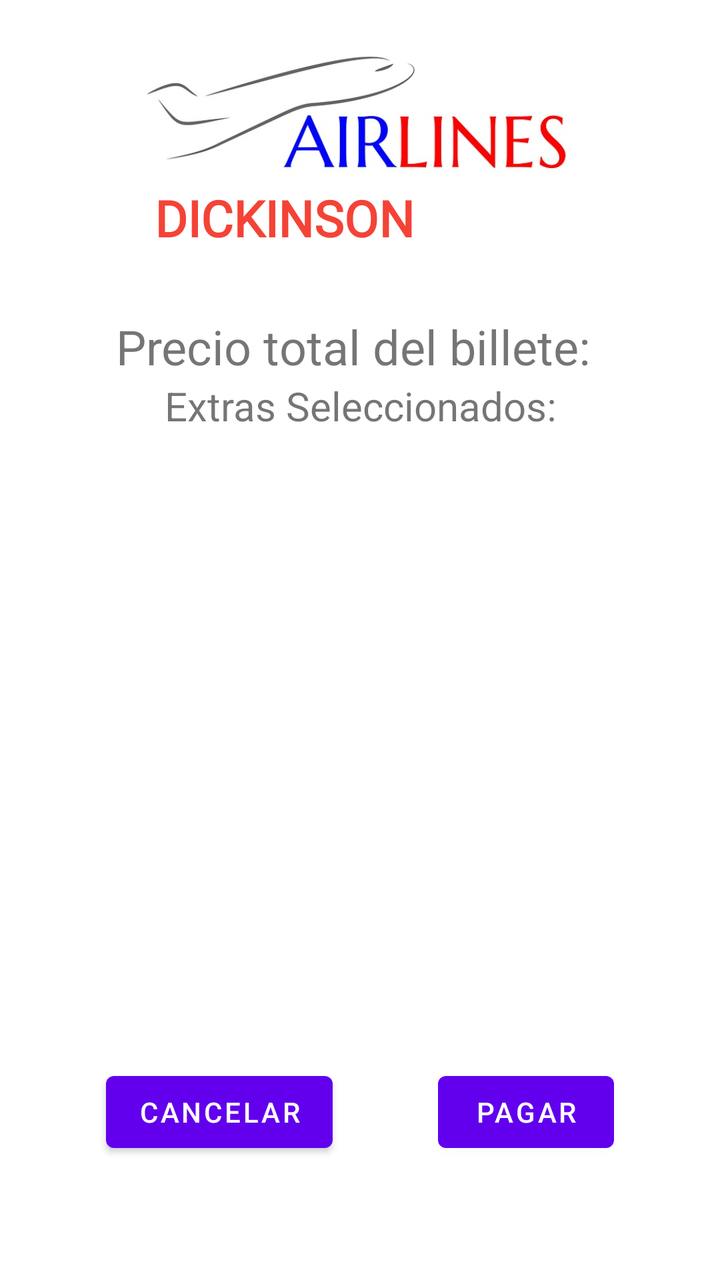
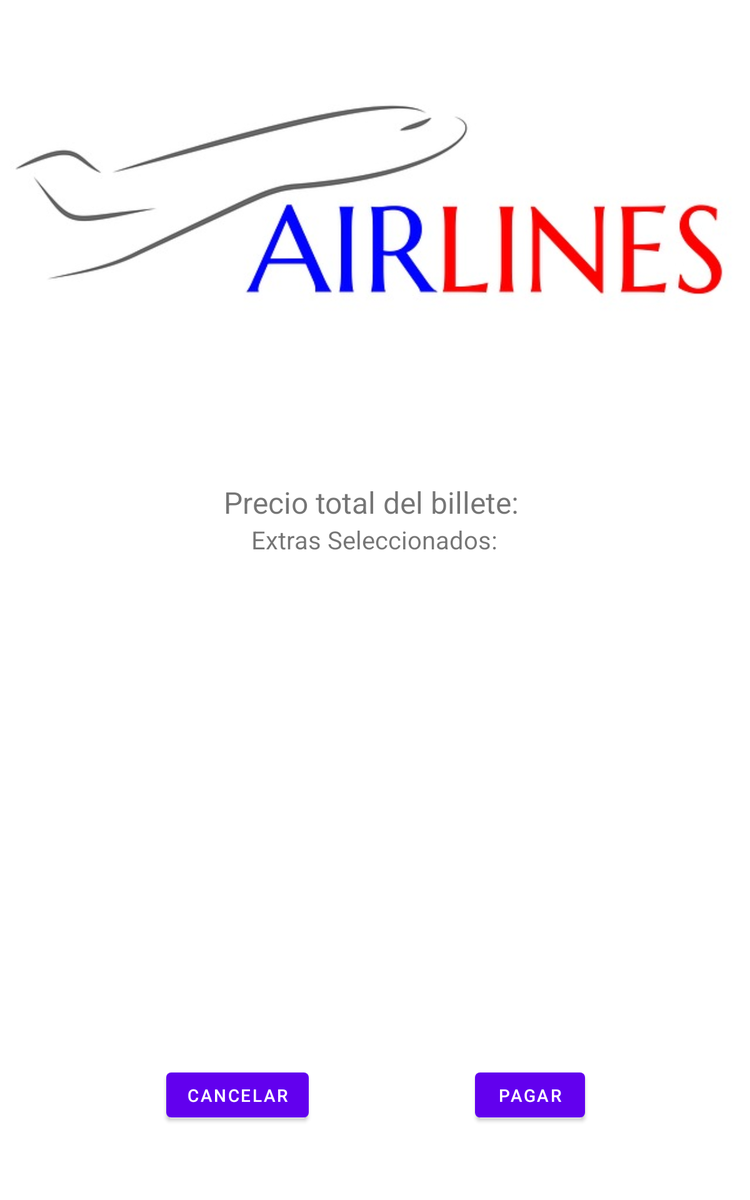

First picture: res/layout/ on a phone held upright. Second picture: the repository's own variant of that layout, on a device whose configuration matches the variant's folder. Source for both follows.
<!-- AndroidManifest.xml: application theme Theme.Aerolínea -->
<!-- res/layout/fragment_second.xml -->
<?xml version="1.0" encoding="utf-8"?>
<androidx.constraintlayout.widget.ConstraintLayout xmlns:android="http://schemas.android.com/apk/res/android"
    xmlns:app="http://schemas.android.com/apk/res-auto"
    xmlns:tools="http://schemas.android.com/tools"
    android:layout_width="match_parent"
    android:layout_height="match_parent"
    tools:context=".SecondActivity">

    <ImageView
        android:id="@+id/ivLogo2"
        android:layout_width="0dp"
        android:layout_height="125dp"
        app:layout_constraintEnd_toEndOf="parent"
        app:layout_constraintHorizontal_bias="0.0"
        app:layout_constraintStart_toStartOf="parent"
        app:layout_constraintTop_toTopOf="parent"
        app:srcCompat="@drawable/airline_256072_640" />

    <TextView
        android:id="@+id/tvTitle2"
        android:layout_width="155dp"
        android:layout_height="33dp"
        android:layout_marginTop="92dp"
        android:fontFamily="@font/adamina"
        android:text="DICKINSON"
        android:textColor="#F44336"
        android:textSize="25dp"
        android:textStyle="bold"
        app:layout_constraintEnd_toEndOf="parent"
        app:layout_constraintHorizontal_bias="0.378"
        app:layout_constraintStart_toStartOf="parent"
        app:layout_constraintTop_toTopOf="parent" />

    <TextView
        android:id="@+id/tvTotalPrice"
        android:layout_width="wrap_content"
        android:layout_height="wrap_content"
        android:layout_marginTop="32dp"
        android:text="Precio total del billete: "
        android:textAlignment="center"
        android:textSize="24sp"
        app:layout_constraintBottom_toBottomOf="parent"
        app:layout_constraintEnd_toEndOf="parent"
        app:layout_constraintHorizontal_bias="0.497"
        app:layout_constraintStart_toStartOf="parent"
        app:layout_constraintTop_toBottomOf="@+id/ivLogo2"
        app:layout_constraintVertical_bias="0.0" />

    <TextView
        android:id="@+id/tvExtrasSecond"
        android:layout_width="wrap_content"
        android:layout_height="wrap_content"
        android:text="Extras Seleccionados:"
        android:textAlignment="center"
        android:textSize="20sp"
        app:layout_constraintEnd_toEndOf="parent"
        app:layout_constraintStart_toStartOf="parent"
        app:layout_constraintTop_toBottomOf="@+id/tvTotalPrice" />

    <Button
        android:id="@+id/btContinue"
        android:layout_width="wrap_content"
        android:layout_height="wrap_content"
        android:layout_marginBottom="60dp"
        android:text="Pagar"
        app:layout_constraintBottom_toBottomOf="parent"
        app:layout_constraintEnd_toEndOf="parent"
        app:layout_constraintHorizontal_bias="0.5"
        app:layout_constraintStart_toEndOf="@+id/btCancelar" />

    <Button
        android:id="@+id/btCancelar"
        android:layout_width="wrap_content"
        android:layout_height="wrap_content"
        android:layout_marginBottom="60dp"
        android:text="Cancelar"
        app:layout_constraintBottom_toBottomOf="parent"
        app:layout_constraintEnd_toStartOf="@+id/btContinue"
        app:layout_constraintHorizontal_bias="0.5"
        app:layout_constraintStart_toStartOf="parent" />

</androidx.constraintlayout.widget.ConstraintLayout>
<!-- resources referenced by this layout -->
<resources>
  <!-- drawable airline_256072_640: jpg bitmap (drawable, 21236 bytes) -->
  <style name="Theme.Aerolínea" parent="Theme.MaterialComponents.DayNight.NoActionBar">
          
          <item name="colorPrimary">@color/purple_500</item>
          <item name="colorPrimaryVariant">@color/purple_700</item>
          <item name="colorOnPrimary">@color/white</item>
          
          <item name="colorSecondary">@color/teal_200</item>
          <item name="colorSecondaryVariant">@color/teal_700</item>
          <item name="colorOnSecondary">@color/black</item>
          
          <item name="android:statusBarColor" tools:targetApi="l">?attr/colorPrimaryVariant</item>
          
      </style>
</resources>
<!-- res/layout-sw600dp/fragment_second.xml (the repository's variant of the layout above) -->
<!-- drawn on a 7-inch tablet held upright -->
<?xml version="1.0" encoding="utf-8"?>
<androidx.constraintlayout.widget.ConstraintLayout xmlns:android="http://schemas.android.com/apk/res/android"
    xmlns:app="http://schemas.android.com/apk/res-auto"
    xmlns:tools="http://schemas.android.com/tools"
    android:layout_width="match_parent"
    android:layout_height="match_parent"
    tools:context=".SecondActivity">

    <androidx.core.widget.NestedScrollView
        android:layout_width="match_parent"
        android:layout_height="match_parent"
        android:fillViewport="true">

        <androidx.constraintlayout.widget.ConstraintLayout
            android:layout_width="match_parent"
            android:layout_height="wrap_content">

            <TextView
                android:id="@+id/tvExtrasSecond"
                android:layout_width="wrap_content"
                android:layout_height="wrap_content"
                android:layout_marginStart="22dp"
                android:layout_marginBottom="407dp"
                android:text="Extras Seleccionados:"
                android:textAlignment="center"
                android:textSize="20sp"
                app:layout_constraintBottom_toTopOf="@+id/btContinue"
                app:layout_constraintStart_toStartOf="@+id/tvTotalPrice"
                app:layout_constraintTop_toBottomOf="@+id/tvTotalPrice" />

            <Button
                android:id="@+id/btContinue"
                android:layout_width="wrap_content"
                android:layout_height="wrap_content"
                android:layout_marginBottom="60dp"
                android:text="Pagar"
                app:layout_constraintBottom_toBottomOf="parent"
                app:layout_constraintEnd_toEndOf="parent"
                app:layout_constraintStart_toEndOf="@+id/btCancelar" />

            <TextView
                android:id="@+id/tvTitle2"
                android:layout_width="0dp"
                android:layout_height="wrap_content"
                android:fontFamily="@font/adamina"
                android:text="DICKINSON"
                android:textColor="#F44336"
                android:textSize="100dp"
                android:textStyle="bold"
                app:layout_constraintBottom_toBottomOf="@+id/ivLogo2"
                app:layout_constraintEnd_toEndOf="parent"
                app:layout_constraintHorizontal_bias="1.0"
                app:layout_constraintStart_toStartOf="parent" />

            <TextView
                android:id="@+id/tvTotalPrice"
                android:layout_width="wrap_content"
                android:layout_height="wrap_content"
                android:text="Precio total del billete: "
                android:textAlignment="center"
                android:textSize="24sp"
                app:layout_constraintBottom_toTopOf="@+id/tvExtrasSecond"
                app:layout_constraintEnd_toEndOf="parent"
                app:layout_constraintStart_toStartOf="parent"
                app:layout_constraintTop_toBottomOf="@+id/ivLogo2" />

            <ImageView
                android:id="@+id/ivLogo2"
                android:layout_width="0dp"
                android:layout_height="0dp"
                android:layout_marginBottom="32dp"
                app:layout_constraintBottom_toTopOf="@+id/tvTotalPrice"
                app:layout_constraintEnd_toEndOf="parent"
                app:layout_constraintStart_toStartOf="parent"
                app:layout_constraintTop_toTopOf="parent"
                app:srcCompat="@drawable/airline_256072_640" />

            <Button
                android:id="@+id/btCancelar"
                android:layout_width="wrap_content"
                android:layout_height="wrap_content"
                android:layout_marginStart="1dp"
                android:layout_marginEnd="1dp"
                android:layout_marginBottom="60dp"
                android:text="Cancelar"
                app:layout_constraintBottom_toBottomOf="parent"
                app:layout_constraintEnd_toStartOf="@+id/btContinue"
                app:layout_constraintStart_toStartOf="parent" />
        </androidx.constraintlayout.widget.ConstraintLayout>
    </androidx.core.widget.NestedScrollView>

</androidx.constraintlayout.widget.ConstraintLayout>
